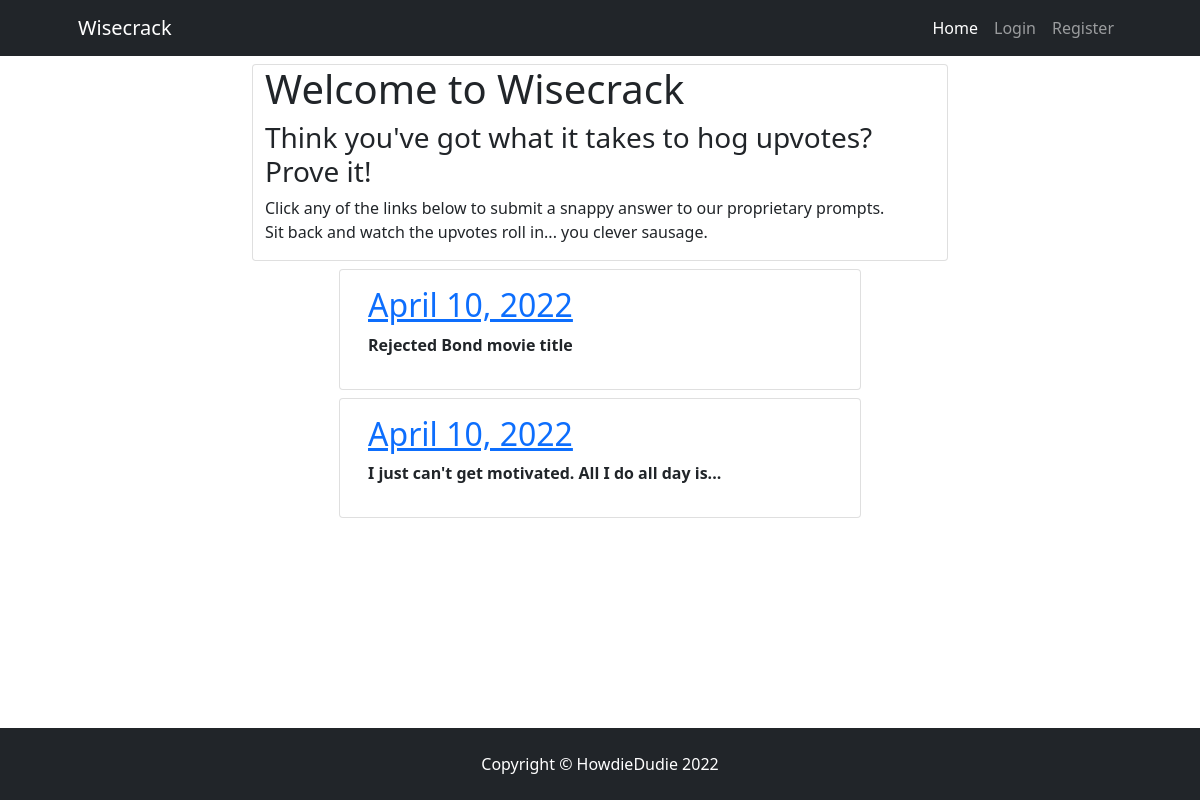
The app's page /, older data.
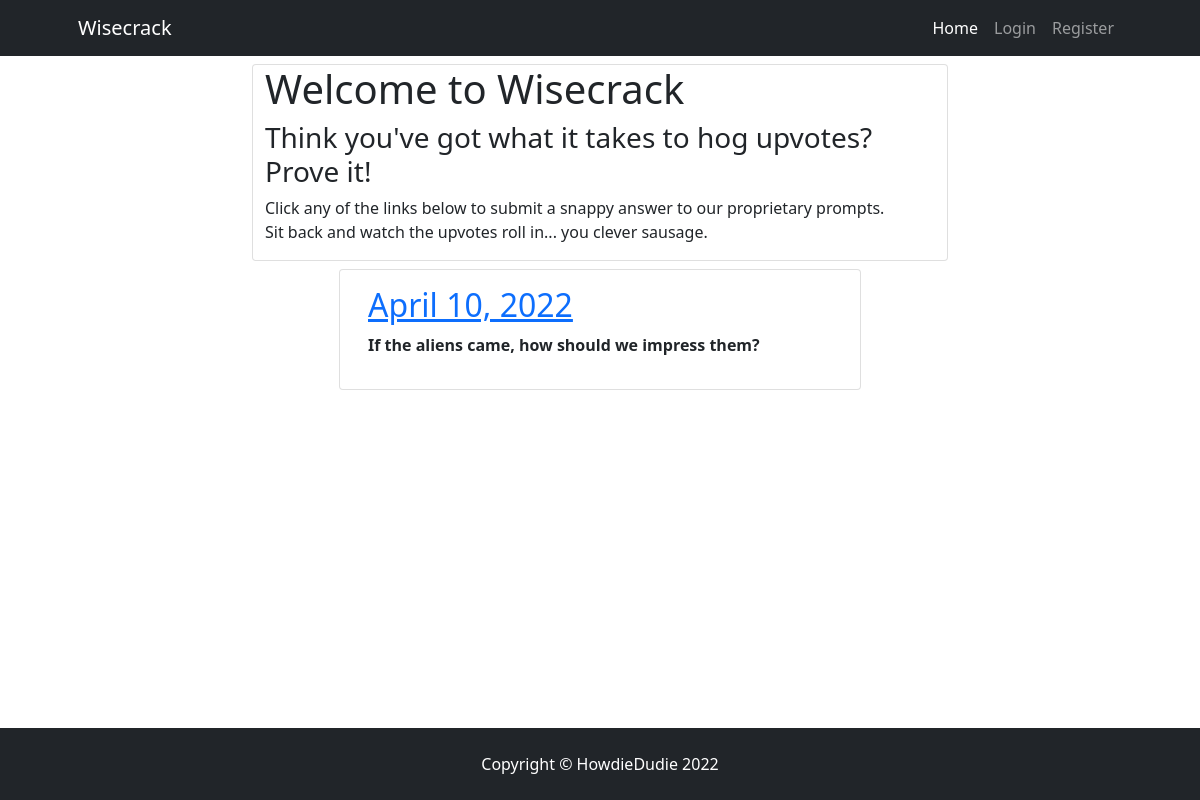
The same page, newer data.
### wisecrack/models.py (models this page shows, shortened)
class Prompt(models.Model):
    date = models.DateField(auto_now=True)
    prompt = models.TextField(max_length=300,
                              null=False, blank=False,
                              unique=True, default="What's the crack?")
    slug = models.SlugField(max_length=200, unique=True)
    subs_list = models.ManyToManyField(
        User, related_name='prompt_sub', blank=True)

### wisecrack/views.py (the view)
# urls.py: path('', views.PromptList.as_view(), name='home'),
class PromptList(generic.ListView):
    model = Prompt
    queryset = Prompt.objects.order_by('-date')
    template_name = 'prompt_list.html'

### wisecrack/templates/prompt_list.html
{% extends "base.html" %}
{% block content %}
<div class="container-fluid">
    <div class="row">
        <div class="col-12">
            <div class="row">
                <div class="card col-lg-8 col-sm-12 offset-lg-2 mt-2">
                    <h1>Welcome to Wisecrack</h1>
                    <h3>Think you've got what it takes to hog upvotes?
                        Prove it!</h3>
                    <p>Click any of the links below to submit a snappy answer
                        to our proprietary prompts.
                        <br />Sit back and watch the upvotes roll in...
                        you clever sausage.</p>
                </div>
                {% for prompt in prompt_list %}
                <div class="card col-lg-6 col-sm-12 offset-lg-3 mt-2">
                    <div class="card-body">
                        <h2>
                            <a href="{% url 'prompt_detail' prompt.slug prompt.pk %}">
                                {{ prompt.date }}
                            </a>
                        </h2>
                        <p><strong>{{ prompt.prompt }}</strong></p>
                    </div>
                </div>
                {% endfor %}
            </div>
        </div>
    </div>
</div>
{% endblock content %}

Row changes from the older to the newer data that the page shows:
removed Prompt: date "April 10, 2022", prompt "Rejected Bond movie title"
removed Prompt: date "April 10, 2022", prompt "I just can't get motivated. All I do all day is..."
added Prompt: date "April 10, 2022", prompt "If the aliens came, how should we impress them?"
